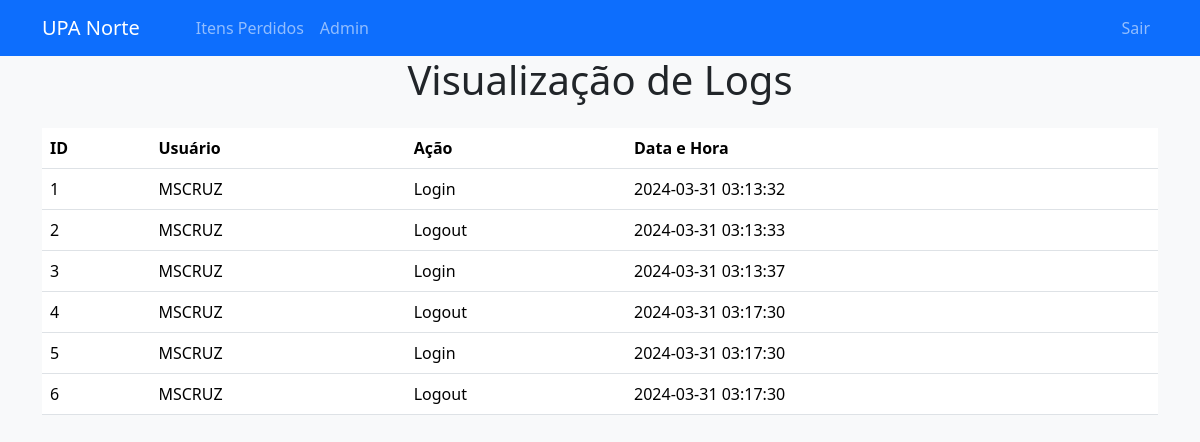
The app's page /logs (signed in) with its own data.
### app/models.py (models this page shows)
class UserLog(db.Model):
    id = db.Column(db.Integer, primary_key=True)
    user_id = db.Column(db.Integer, db.ForeignKey('user.id'), nullable=False)
    action = db.Column(db.String(255), nullable=False)
    timestamp = db.Column(db.DateTime, nullable=False, default=datetime.now(timezone.utc))

class User(db.Model):
    id = db.Column(db.Integer, primary_key=True)
    username = db.Column(db.String(100), unique=True, nullable=False)
    name = db.Column(db.String(200), nullable=False)
    password = db.Column(db.String(100), nullable=False)
    email = db.Column(db.String(100), unique=True, nullable=False)
    role = db.Column(db.String(50), nullable=False, default='user')

### app/usuarios/routes.py (the view)
@usuario_routes.route('/logs')
def logs():
    logs = db.session.query(UserLog, User.username).join(User, UserLog.user_id == User.id).all()
    logs_data = []
    for log, username in logs:
        log_data = {
            'id': log.id,
            'username': username,
            'action': log.action,
            'timestamp': log.timestamp.strftime('%Y-%m-%d %H:%M:%S')  # Formata a data e hora
        }
        logs_data.append(log_data)
    return render_template('logs.html', logs_data=logs_data)

### app/usuarios/routes.py (called while the page is built)
def is_authenticated():
    return session.get('authenticated', False)

@usuario_routes.before_request
def require_login():
    if not is_authenticated() and request.endpoint and not request.endpoint.startswith('user.login'):
        return redirect(url_for('user.login'))

### app/templates/logs.html (shortened to what this page needs)
<!DOCTYPE html>
<html lang="pt-BR">
<head>
    <link href="https://cdn.jsdelivr.net/npm/bootstrap@5.3.3/dist/css/bootstrap.min.css" rel="stylesheet">
</head>
<body>
    {% include 'navbar.html' %}
    <div class="container">
        <h1 class="text-center mb-4">Visualização de Logs</h1>
        <div class="row">
            <div class="col-md-12">
                <table class="table">
                    <thead>
                        <tr>
                            <th scope="col">ID</th>
                            <th scope="col">Usuário</th>
                            <th scope="col">Ação</th>
                            <th scope="col">Data e Hora</th>
                        </tr>
                    </thead>
                    <tbody>
                        {% for log in logs_data %}
                        <tr>
                            <td>{{ log.id }}</td>
                            <td>{{ log.username }}</td>
                            <td>{{ log.action }}</td>
                            <td>{{ log.timestamp }}</td>
                        </tr>
                        {% endfor %}
                    </tbody>
                </table>
            </div>
        </div>
    </div>
</body>
</html>

### app/templates/logs.html (style rules this page uses)
body { background-color: #f8f9fa; }

### records on screen
UserLog: id "1", username "MSCRUZ", action "Login", timestamp "2024-03-31 03:13:32"
UserLog: id "2", username "MSCRUZ", action "Logout", timestamp "2024-03-31 03:13:33"
UserLog: id "3", username "MSCRUZ", action "Login", timestamp "2024-03-31 03:13:37"
UserLog: id "4", username "MSCRUZ", action "Logout", timestamp "2024-03-31 03:17:30"
UserLog: id "5", username "MSCRUZ", action "Login", timestamp "2024-03-31 03:17:30"
UserLog: id "6", username "MSCRUZ", action "Logout", timestamp "2024-03-31 03:17:30"
